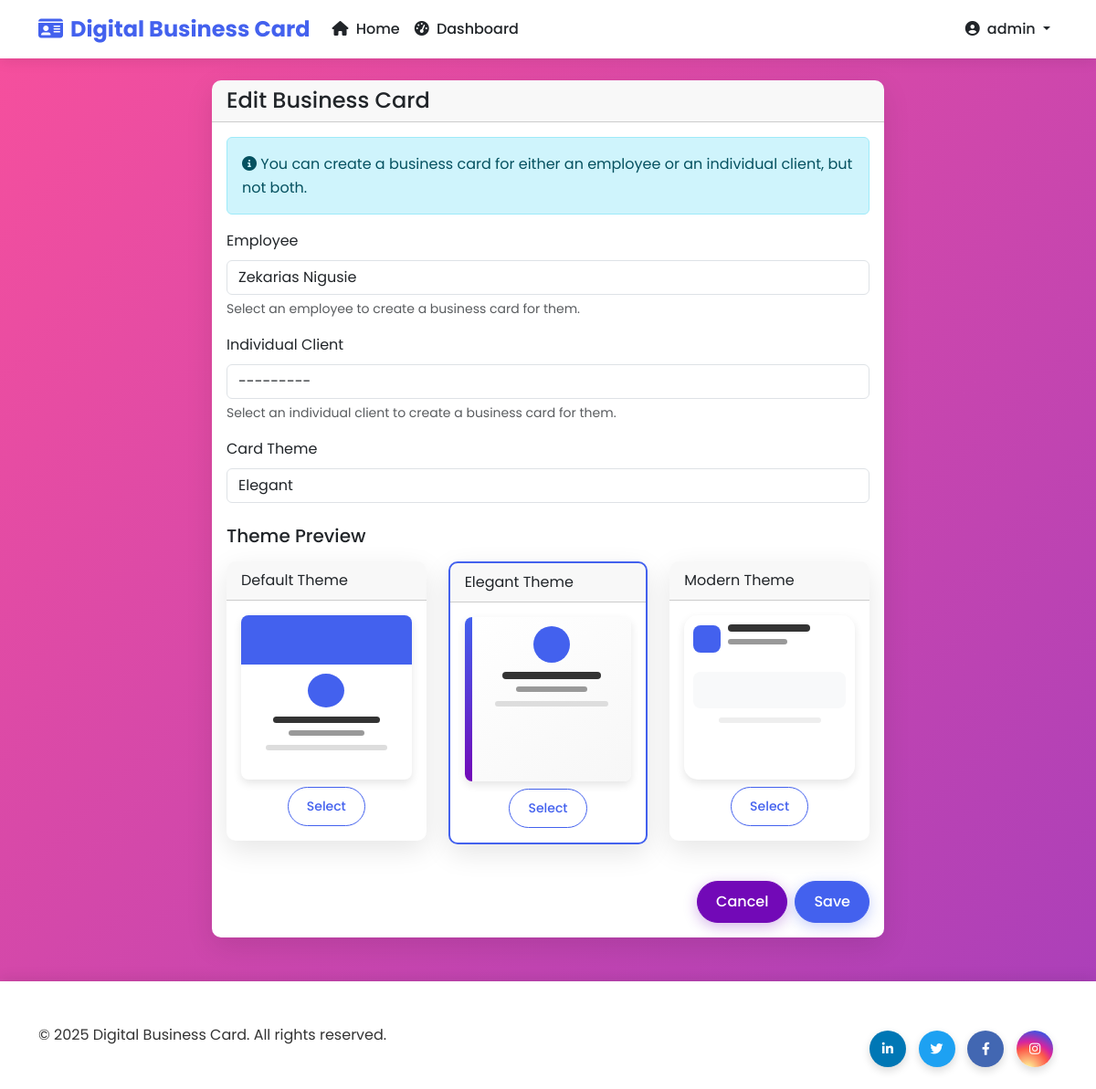
The page /dashboard/cards/2/edit/ (signed in) on the database its author committed.
### cards/models.py (models this page shows, shortened)
class BusinessCard(models.Model):
    THEME_CHOICES = [
        ('default', 'Default'),
        ('elegant', 'Elegant'),
        ('modern', 'Modern'),
    ]
    uuid = models.UUIDField(default=uuid.uuid4, editable=False, unique=True)
    employee = models.OneToOneField(Employee, on_delete=models.CASCADE, null=True, blank=True, related_name='business_card')
    individual_client = models.OneToOneField(IndividualClient, on_delete=models.CASCADE, null=True, blank=True, related_name='business_card')
    qr_code = models.ImageField(upload_to='qr_codes/', blank=True)
    views = models.PositiveIntegerField(default=0)
    shares = models.PositiveIntegerField(default=0)
    last_viewed = models.DateTimeField(auto_now=True)
    created_at = models.DateTimeField(auto_now_add=True)
    theme = models.CharField(max_length=20, choices=THEME_CHOICES, default='default')

### cards/views.py (the view)
# urls.py: path('dashboard/cards/<int:pk>/edit/', views.card_edit, name='card_edit'),
@login_required
def card_edit(request, pk):
    card = get_object_or_404(BusinessCard, pk=pk)
    if request.method == 'POST':
        form = BusinessCardForm(request.POST, instance=card)
        if form.is_valid():
            form.save()
            messages.success(request, 'Business card updated successfully!')
            return redirect('card_list')
    else:
        form = BusinessCardForm(instance=card)
    context = {
        'form': form,
        'title': 'Edit Business Card'
    }
    return render(request, 'cards/card_form.html', context)

### cards/views.py
class BusinessCardForm(ModelForm):
    class Meta:
        model = BusinessCard
        fields = ['employee', 'individual_client', 'theme']
        widgets = {
            'employee': Select(attrs={'class': 'form-control'}),
            'individual_client': Select(attrs={'class': 'form-control'}),
            'theme': Select(attrs={'class': 'form-control'})
        }

### cards/models.py (called while the page is built)
    def __str__(self):
        return self.name

    def __str__(self):
        return self.name

### cards/templates/cards/card_form.html (shortened to what this page needs)
{% extends 'cards/base.html' %}
{% block content %}
<div class="row justify-content-center">
    <div class="col-md-8">
        <div class="card">
            <div class="card-header">
                <h1 class="h4 mb-0">{{ title }}</h1>
            </div>
            <div class="card-body">
                <form method="post">
                    <p class="alert alert-info">
                        <i class="fas fa-info-circle"></i>
                        You can create a business card for either an employee or an individual client, but not both.
                    </p>
                    <div class="mb-3">
                        <label for="{{ form.employee.id_for_label }}" class="form-label">Employee</label>
                        {{ form.employee }}
                        <div class="form-text">Select an employee to create a business card for them.</div>
                    </div>
                    <div class="mb-3">
                        <label for="{{ form.individual_client.id_for_label }}" class="form-label">Individual Client</label>
                        {{ form.individual_client }}
                        <div class="form-text">Select an individual client to create a business card for them.</div>
                    </div>
                    <div class="mb-4">
                        <label for="{{ form.theme.id_for_label }}" class="form-label">Card Theme</label>
                        {{ form.theme }}
                    </div>
                    <div class="mb-4">
                        <h5 class="mb-3">Theme Preview</h5>
                        <div class="row theme-previews">
                            <div class="col-md-4 mb-3">
                                <div class="card theme-preview-card" data-theme="default">
                                    <div class="card-header">Default Theme</div>
                                    <div class="card-body text-center p-3">
                                        <div class="default-preview-card mb-2">
                                            <div class="preview-header"></div>
                                            <div class="preview-body">
                                                <div class="preview-avatar"></div>
                                                <div class="preview-name"></div>
                                                <div class="preview-job"></div>
                                                <div class="preview-contact"></div>
                                            </div>
                                        </div>
                                        <button type="button" class="btn btn-sm btn-outline-primary select-theme" data-theme="default">Select</button>
                                    </div>
                                </div>
                            </div>
                            <div class="col-md-4 mb-3">
                                <div class="card theme-preview-card" data-theme="elegant">
                                    <div class="card-header">Elegant Theme</div>
                                    <div class="card-body text-center p-3">
                                        <div class="elegant-preview-card mb-2">
                                            <div class="preview-line"></div>
                                            <div class="preview-body">
                                                <div class="preview-avatar"></div>
                                                <div class="preview-name"></div>
                                                <div class="preview-job"></div>
                                                <div class="preview-contact"></div>
                                            </div>
                                        </div>
                                        <button type="button" class="btn btn-sm btn-outline-primary select-theme" data-theme="elegant">Select</button>
                                    </div>
                                </div>
                            </div>
                            <div class="col-md-4 mb-3">
                                <div class="card theme-preview-card" data-theme="modern">
                                    <div class="card-header">Modern Theme</div>
                                    <div class="card-body text-center p-3">
                                        <div class="modern-preview-card mb-2">
                                            <div class="preview-body">
                                                <div class="preview-profile">
                                                    <div class="preview-avatar"></div>
                                                    <div class="preview-info">
                                                        <div class="preview-name"></div>
                                                        <div class="preview-job"></div>
                                                    </div>
                                                </div>
                                                <div class="preview-contact-box"></div>
                                                <div class="preview-social"></div>
                                            </div>
                                        </div>
                                        <button type="button" class="btn btn-sm btn-outline-primary select-theme" data-theme="modern">Select</button>
                                    </div>
                                </div>
                            </div>
                        </div>
                    </div>
                    <div class="d-grid gap-2 d-md-flex justify-content-md-end">
                        <a href="{% url 'card_list' %}" class="btn btn-secondary">Cancel</a>
                        <button type="submit" class="btn btn-primary">Save</button>
                    </div>
                </form>
            </div>
        </div>
    </div>
</div>
{% endblock %}

### cards/templates/cards/base.html (shortened to what this page needs)
<!DOCTYPE html>
<html lang="en">
<head>
    <link href="https://cdn.jsdelivr.net/npm/bootstrap@5.3.0-alpha1/dist/css/bootstrap.min.css" rel="stylesheet">
    <link rel="stylesheet" href="https://cdnjs.cloudflare.com/ajax/libs/font-awesome/6.1.1/css/all.min.css">
    <link href="https://unpkg.com/aos@2.3.1/dist/aos.css" rel="stylesheet">
    {% load static %}
    <link rel="stylesheet" href="{% static 'cards/css/style.css' %}">
</head>
<body>
    <nav class="navbar navbar-expand-lg navbar-light mb-4 sticky-top">
        <div class="container">
            <a class="navbar-brand" href="{% url 'home' %}">
                <i class="fas fa-id-card me-2"></i>Digital Business Card
            </a>
            <div class="collapse navbar-collapse" id="navbarNav">
                <ul class="navbar-nav me-auto">
                    <li class="nav-item">
                        <a class="nav-link" href="{% url 'home' %}"><i class="fas fa-home me-1"></i> Home</a>
                    </li>
                    {% if user.is_authenticated %}
                    <li class="nav-item">
                        <a class="nav-link" href="{% url 'dashboard' %}"><i class="fas fa-tachometer-alt me-1"></i> Dashboard</a>
                    </li>
                    {% endif %}
                </ul>
                <ul class="navbar-nav">
                    {% if user.is_authenticated %}
                    <li class="nav-item dropdown">
                        <a class="nav-link dropdown-toggle" href="#" id="navbarDropdown" role="button" data-bs-toggle="dropdown">
                            <i class="fas fa-user-circle me-1"></i> {{ user.username }}
                        </a>
                    </li>
                    {% else %}
                    <li class="nav-item">
                        <a class="nav-link btn btn-sm btn-primary text-white px-3" href="{% url 'login' %}"><i class="fas fa-sign-in-alt me-1"></i> Login</a>
                    </li>
                    {% endif %}
                </ul>
            </div>
        </div>
    </nav>
    <div class="container">
        {% block content %}{% endblock %}
    </div>
    <div class="position-fixed bottom-0 end-0 p-3" style="z-index: 11">
    </div>
    <footer class="mt-5 py-4">
        <div class="container">
            <div class="row align-items-center">
                <div class="col-md-6 text-center text-md-start">
                    <p class="mb-0">&copy; {% now "Y" %} Digital Business Card. All rights reserved.</p>
                </div>
                <div class="col-md-6 text-center text-md-end">
                    <div class="social-links small">
                        <a href="#" class="linkedin"><i class="fab fa-linkedin-in"></i></a>
                        <a href="#" class="twitter"><i class="fab fa-twitter"></i></a>
                        <a href="#" class="facebook"><i class="fab fa-facebook-f"></i></a>
                        <a href="#" class="instagram"><i class="fab fa-instagram"></i></a>
                    </div>
                </div>
            </div>
        </div>
    </footer>
</body>
</html>

### cards/static/cards/css/style.css (style rules this page uses)
:root { --primary-color: #4361ee; --primary-hover: #3a56d4; --secondary-color: #7209b7; --accent-color: #f72585; --light-color: #f8f9fa; --dark-color: #212529; --border-radius: 10px; --box-shadow: 0 10px 30px rgba(0, 0, 0, 0.1); --primary-rgb: 67, 97, 238; --success-rgb: 40, 167, 69; --info-rgb: 23, 162, 184; --warning-rgb: 255, 193, 7; --white: #ffffff; --btn-border-radius: 50px; --box-shadow-sm: 0 4px 15px rgba(0, 0, 0, 0.08); }
body { font-family: 'Poppins', sans-serif; background-color: #f9fafb; color: #333; line-height: 1.6; }
.navbar { box-shadow: 0 2px 15px rgba(0, 0, 0, 0.1); background-color: white !important; }
.navbar-brand { font-weight: 700; font-size: 1.5rem; color: var(--primary-color) !important; }
.nav-link { font-weight: 500; color: var(--dark-color) !important; transition: all 0.3s ease; }
.btn { border-radius: 50px; padding: 10px 20px; font-weight: 500; transition: all 0.3s ease; }
.btn-primary { background-color: var(--primary-color); border-color: var(--primary-color); box-shadow: 0 4px 15px rgba(67, 97, 238, 0.3); }
.btn-secondary { background-color: var(--secondary-color); border-color: var(--secondary-color); box-shadow: 0 4px 15px rgba(114, 9, 183, 0.3); }
.btn-outline-primary { color: var(--primary-color); border-color: var(--primary-color); }
.card { border-radius: var(--border-radius); border: none; box-shadow: var(--box-shadow); transition: transform 0.3s, box-shadow 0.3s; overflow: hidden; }
.social-links { margin-top: 30px; }
.social-links a { display: inline-block; width: 40px; height: 40px; line-height: 40px; text-align: center; border-radius: 50%; margin: 0 5px; color: white; transition: all 0.3s; box-shadow: 0 4px 10px rgba(0, 0, 0, 0.15); }
.linkedin { background-color: #0077B5; }
.twitter { background-color: #1DA1F2; }
.facebook { background-color: #4267B2; }
.instagram { background: radial-gradient(circle at 30% 107%, #fdf497 0%, #fdf497 5%, #fd5949 45%, #d6249f 60%, #285AEB 90%); }
footer { background-color: white; box-shadow: 0 -2px 15px rgba(0, 0, 0, 0.1); padding: 20px 0; }
.fade-in { animation: fadeIn 0.5s ease-in; }

### cards/templates/cards/card_form.html (style rules this page uses)
.theme-preview-card { cursor: pointer; transition: all 0.3s ease; }
.theme-preview-card.selected { border: 2px solid var(--primary-color); }
.default-preview-card { width: 100%; height: 180px; border-radius: 8px; background-color: white; box-shadow: 0 4px 10px rgba(0,0,0,0.1); overflow: hidden; display: flex; flex-direction: column; }
.default-preview-card .preview-header { height: 30%; background-color: var(--primary-color); }
.default-preview-card .preview-body { height: 70%; padding: 10px; display: flex; flex-direction: column; align-items: center; }
.elegant-preview-card { width: 100%; height: 180px; border-radius: 8px; background: linear-gradient(145deg, #ffffff, #f7f7f7); box-shadow: 0 4px 10px rgba(0,0,0,0.1); position: relative; overflow: hidden; display: flex; }
.elegant-preview-card .preview-line { width: 8px; height: 100%; background: linear-gradient(180deg, var(--primary-color), var(--secondary-color)); }
.elegant-preview-card .preview-body { flex: 1; padding: 10px; display: flex; flex-direction: column; align-items: center; }
.modern-preview-card { width: 100%; height: 180px; border-radius: 15px; background-color: white; box-shadow: 0 4px 10px rgba(0,0,0,0.1); overflow: hidden; display: flex; flex-direction: column; }
.modern-preview-card .preview-profile { display: flex; align-items: center; margin-bottom: 10px; padding: 10px; }
.modern-preview-card .preview-contact-box { background-color: #f8f9fa; height: 40px; margin: 0 10px; border-radius: 8px; }
.preview-avatar { width: 40px; height: 40px; border-radius: 50%; background-color: var(--primary-color); margin-bottom: 10px; }
.modern-preview-card .preview-avatar { width: 30px; height: 30px; margin-bottom: 0; border-radius: 8px; }
.preview-info { margin-left: 8px; text-align: left; flex: 1; }
.preview-name { height: 8px; width: 70%; background-color: #333; margin-bottom: 8px; border-radius: 4px; }
.preview-job { height: 6px; width: 50%; background-color: #999; margin-bottom: 10px; border-radius: 3px; }
.preview-contact { height: 6px; width: 80%; background-color: #ddd; margin-bottom: 6px; border-radius: 3px; }
.preview-social { display: flex; justify-content: center; margin-top: 10px; }
.preview-social::before { content: ''; display: block; width: 60%; height: 6px; background-color: #eee; border-radius: 3px; }

### rows shown on the page
BusinessCard: employee "Zekarias Nigusie", individual_client "---------", theme "Elegant"

### other values the page prints
{{ user.username }} "admin"
{{ title }} "Edit Business Card"
